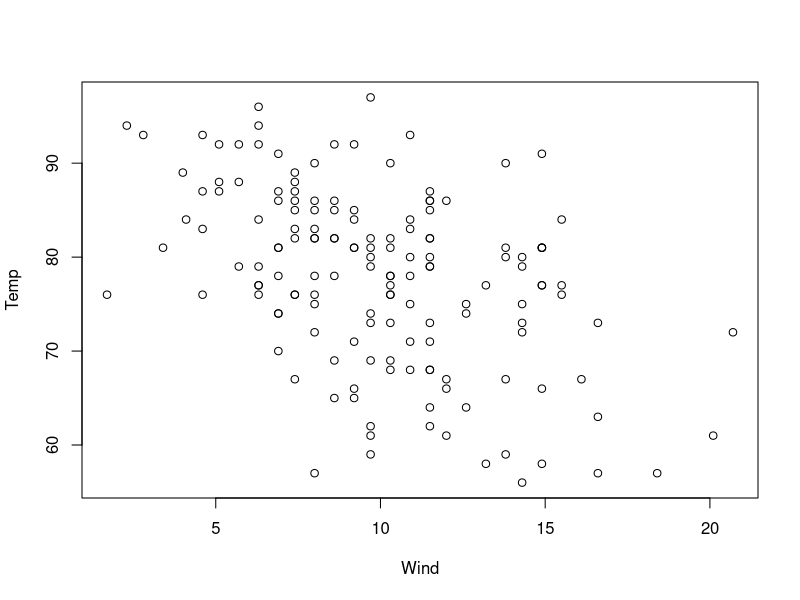
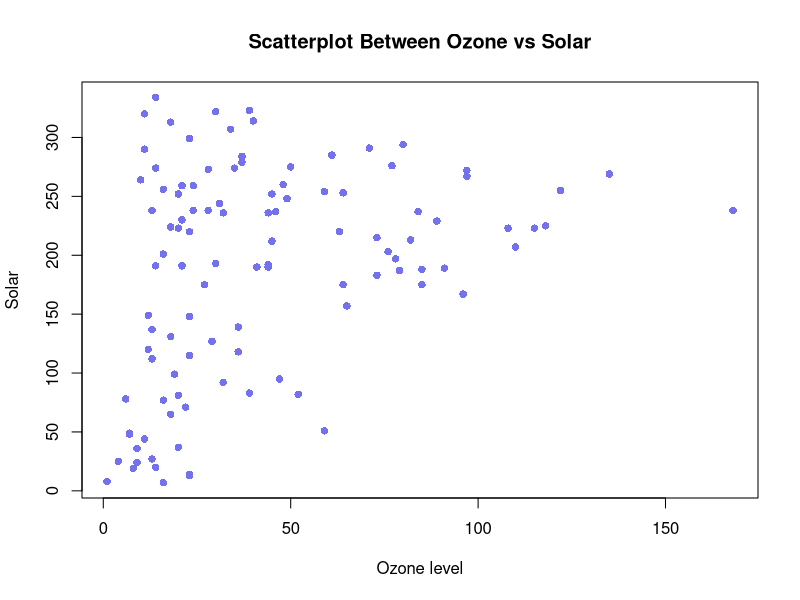
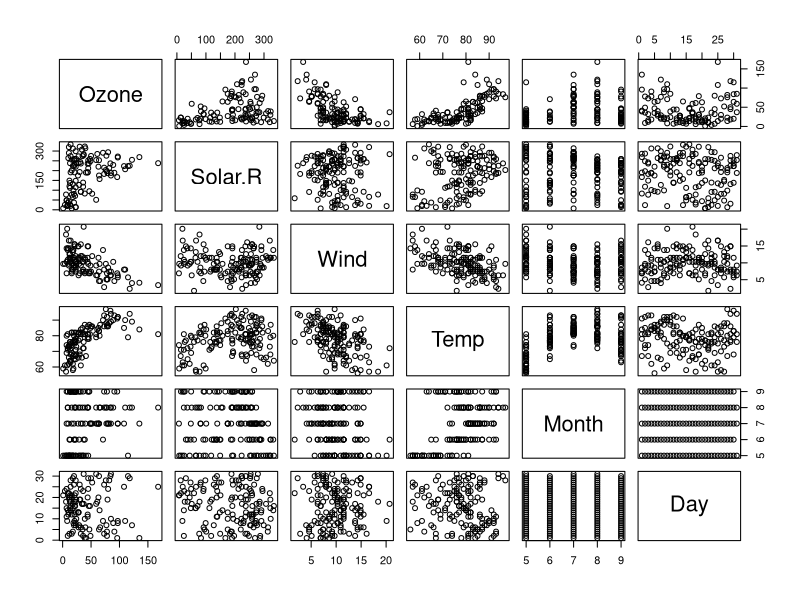
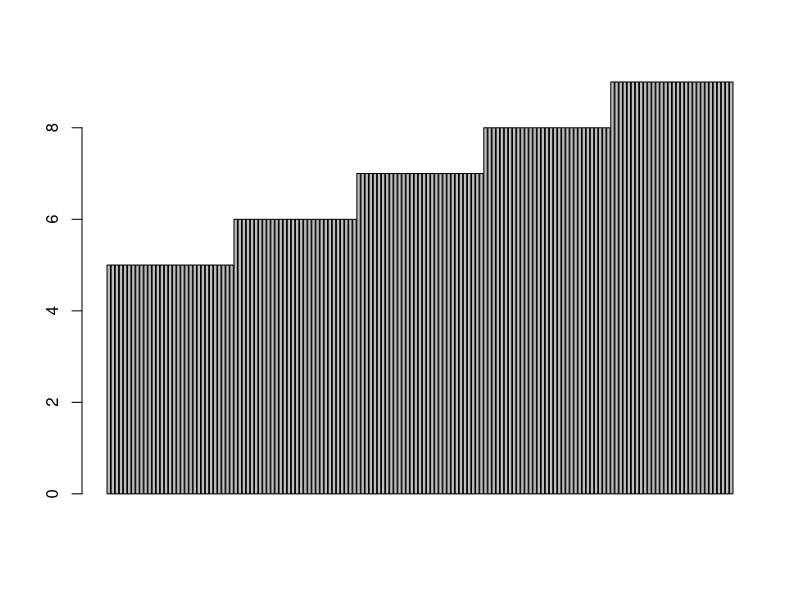
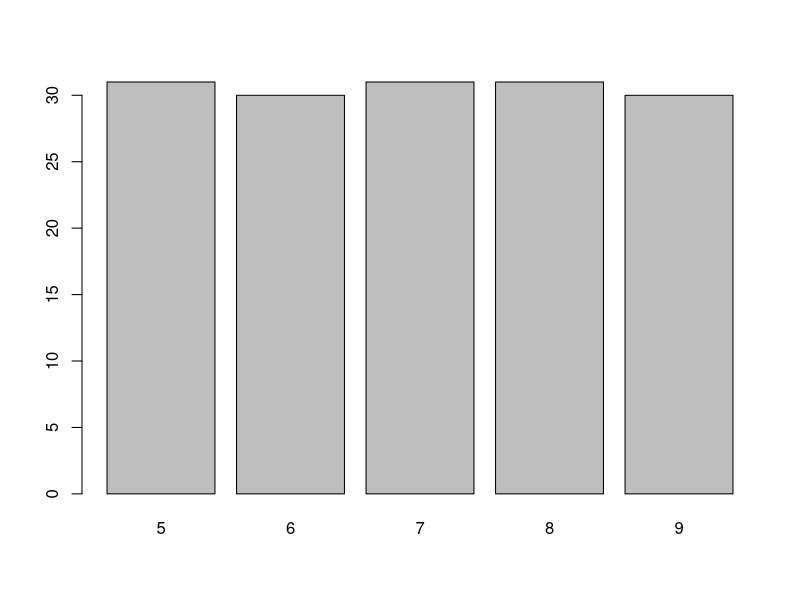
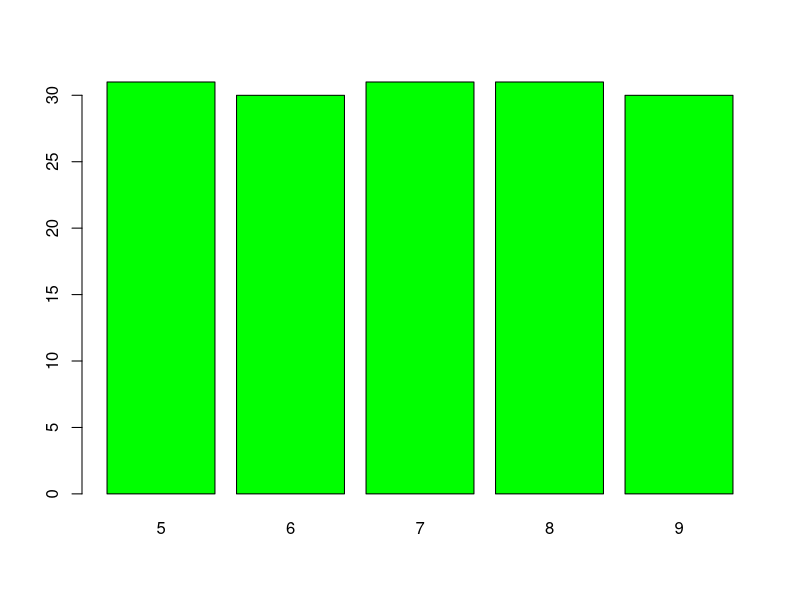
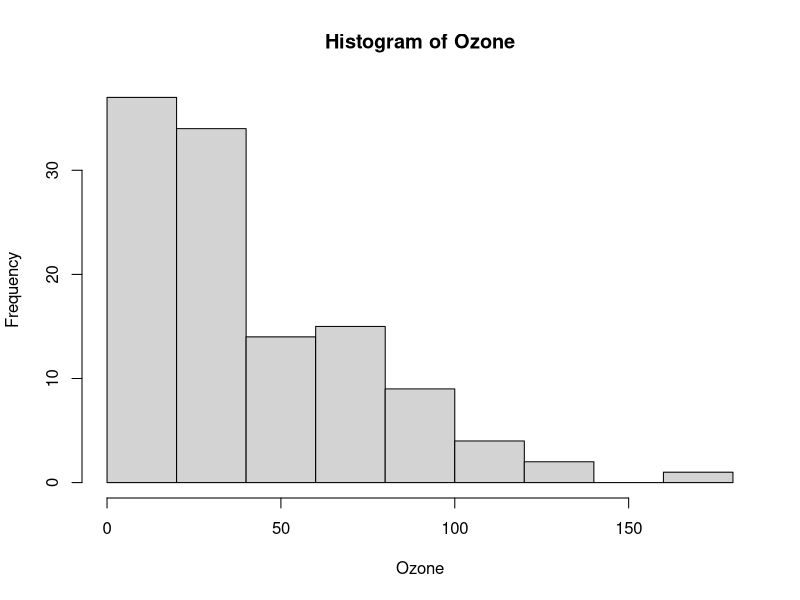
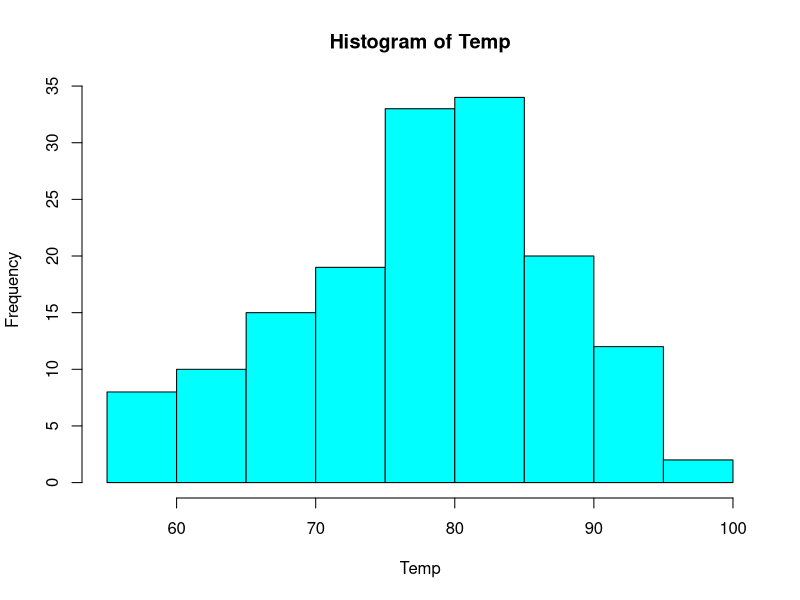

Here is the R script that generated these plots, in order:
#Read the csv file

df <- datasets::airquality
View(df)

head(df) #First 6 rows
head(df,10)
head(df,2)

tail(df)
tail(df,5)


#############Summary of the data#################

summary(df)
df$Month
df$Temp
summary(df$Temp)


attach(df)
Temp
Month
 
##############DATA VISUALIZATION IN R#############
#Scatter Plot

plot(x = Wind, y = Temp)

plot(Ozone, Solar.R, xlab = 'Ozone level', ylab = 'Solar',
     main = 'Scatterplot Between Ozone vs Solar',
     col = '#7371eb', pch = 16)

plot(df)

#Horizontal bar plot
barplot(Month)
unique(Month)
table(Month)

frequency <- table(Month)
barplot(frequency)

rm(frequency)

barplot(table(Month), col = 'green')


#Histogram
hist(Ozone)
hist(Temp, col = 'cyan')

##Single box plot and stats

boxplot(Ozone, col = '#e00720')
boxplot(Ozone)$stats
boxplot(Ozone)$out

#Multiple box plots
boxplot(df)

#Multiple graphs in one canvas

par(mfrow = c(2,2), mar = c(2,2,2,2))
plot(Ozone, Temp, main = 'Scatterplot', pch = 19, col = 'red')
hist(Ozone, col = 'green')
boxplot(Ozone, col = 'blue')
plot(Ozone, Solar.R, col = 'cyan')


boxplot(Ozone, horizontal = T)


#Standard Deviation
sd(Temp)
mean(Temp)

#Variance
var(Temp)
median(Temp)
max(Temp)
min(Temp)